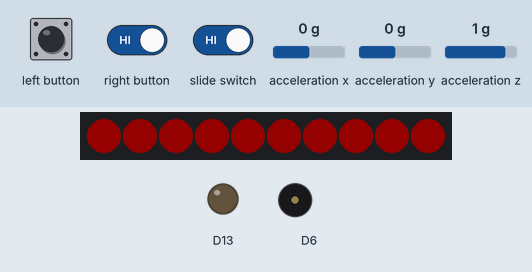
Simulated run of this sketch. Board: Adafruit Circuit Playground Express. Shown: 10 RGB LEDs in strip order, left to right, output pins drawn as LEDs (lit = HIGH), buzzer (waves = sounding). Inputs (shaded band) come from the test bench; at power-on: acceleration x 0 g, acceleration y 0 g, acceleration z 1 g. Dim RGB values are drawn brighter than linear; random numbers use the default seed unless the sketch sets one; what the sketch prints to the serial monitor is not drawn.

Above: at 18.83 s.
19.2 s: slide switch set HIGH
29.0 s: right button driven LOW and slide switch driven LOW
At 44.95 s:
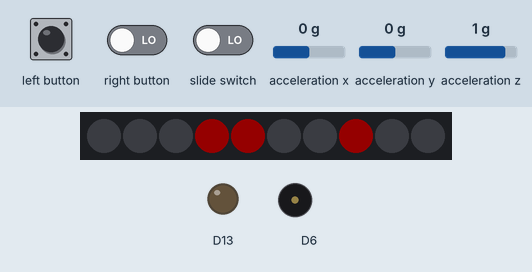
47.2 s: left button pressed for 0.15 s
At 48.0 s:
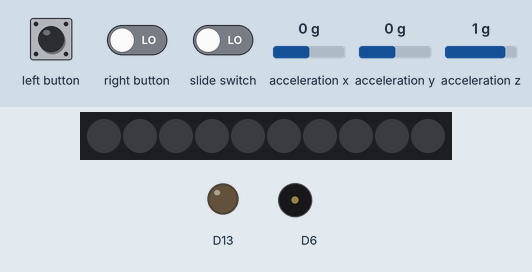
50.6 s: right button set HIGH
69.2 s: slide switch set HIGH
At 70.13 s:
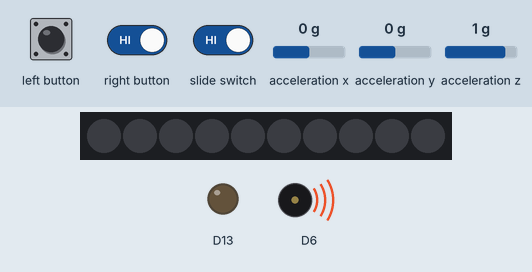
Timing chart, 0 to 98.9 s (numbered marks = the images above; inputs shaded):
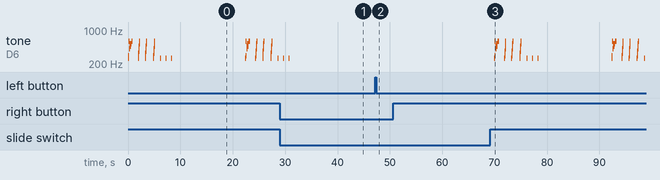

The sketch:

FinalProjectDraft1.ino
```cpp
#include <Adafruit_CircuitPlayground.h>
#include <AsyncDelay.h>
float X, Y, Z; // variables for accelerometer
int R,G,B,r,g,b;// variables to control LED colors
int iGlobal;// variable to keep track of iterations of the game loop
int pitches[8]={60,62,64,66,68,70,72,74};// Array of pitches for use in the game
int correctNotes=0;// initializes the number of notes the user hits correctly at zero.
int totalNoteSequence[]={0,0,0,0,0,0,0,0,0,0,0,0,0,0,0,0,0,0,0,0};// intitializes an array to keep track of the sequence of notes to play in order.
int goodNoteSequence[]={1,1,1,1,1,1,1,1,1,1,1,1,1,1,1,1,1,1,1,1};// initializes an array to keep track of the notes to play in order in terms of 1-8, representing the possible directions and buttons the user inputs.
float midi[127];// Part of the midi code borrowed from Chet Udell, to be used for converting frequencies of the speaker into midi pitches for easier use.
double score;// intializes a score variable as a double: a decimal value.
int color;// intializes the integer variable responsible for coloring the LEDs in response to final score.
int A_four = 440; // a is 440 hz... //Part of the midi code borrowed from Chet Udell, to be used for converting frequencies of the speaker into midi pitches for easier use.
int level;// initialized variable for keeping track of what level the user chooses to play in.
int switchPin=7;// initialized variable for keeping track of what digital pin is used for the switch.
// Timing: 500ms is one beat.// Lines 16 and 17 are part of the midi code borrowed from Chet Udell, to be used for converting frequencies of the speaker into midi pitches for easier use.
const int beat = 500;//     ---------------^^^
bool correctNote,wrongNote;// boolean values for tracking user performance in the game.
int correctNoteCount=0;// integer variable for tracking how many notes the user has correctly
int tiltVar;// integer variable for tracking the overall tilt of the board.
float x,y;// float variables for tracking the overal tilt of x and y axes.
bool negX,negY;// booleans for dealing with negative values taken from the accelerometer.
volatile bool buttonAFlag, buttonBFlag;// flags that alert the code when buttons are pressed to trigger an action.
int noteNum;// integer variable representing what number note 1-8 is played.
int loopNum;// integer variable representing how many loops are needed for a specific level.
bool switchState;// boolean declaring which state the slide switch is in.
volatile bool soundFlag;// flag that alerts the code if the switch has been used in order to trigger an action.
int speedNum;// integer variable deciding how much time the user has to play each note.

AsyncDelay delay_1s; // initializing the AsyncDelay timer, used from the AsyncDelay library.

void setup() {
  Serial.begin(9600);// activates serial monitor
  CircuitPlayground.begin();// activates commands specific to the CircuitPlayground Express Board.
  generateMIDI(); // Custom function for calculating and storing the frequency value associated for each MIDI pitch number- borrowed from Chet Udell.
  randomSeed(analogRead(0)); // Seed random with garbage unknown analog reading
  attachInterrupt(digitalPinToInterrupt(4),AFlag,FALLING);// interrupts that trigger an Interrupt Service Routine called Aflag or BFlag whenever buttons 4 or 5 are pressed respectively.
  attachInterrupt(digitalPinToInterrupt(5),BFlag,FALLING);// ---^^^
  attachInterrupt(digitalPinToInterrupt(switchPin), off, CHANGE);// interrupt that triggers an Interrupt Service Routine called "off" when switch has been changed.
}

void loop() {
  switchState=CircuitPlayground.slideSwitch();// updates the switchState to update whether game is muted or not.
  level=1;// initializes level at 1, and score at 0.
  score=0;
  correctNotes=0;
  while(!Serial);// Waits until serial monitor is opened to start the game.
  Serial.println("C I R C U I T   B O A R D");// Game start screen
  Serial.println("         H E R O         ");
  Serial.println("_________________________");
  Serial.println("_________________________");
  Serial.println("Press Any Button to Start");
  menuSound();// Sound that means the game has started.
  delay(1000);// delay so things don't progress if user accidentally presses the button too fast.
  while(!digitalRead(4)&& !digitalRead(5)){// prevents game from proceeding until either button is pressed.
    sparkleTwo(20);// board LEDs light up with random colors while start screen is on.
    if (soundFlag){// checking for if switch has been activated for muting the game.
    delay(5);
    switchState=CircuitPlayground.slideSwitch();// updates the switchState when the flag is activated.
    soundFlag=0;
  }
  }
  selectSound();// Sound effect for moving to the next screen.
  delay(1000);//delay so things don't progress if user accidentally presses the button too fast.
  Serial.println("Tilt board in direction of arrows");// Directions for user to read before starting.
  Serial.println("Press left or right buttons to match left or right columns. Press as soon as they appear at bottom screen.");
  Serial.println("LEDS Reflect Score: Gold: 100%, Green: >90%, Green/Yellow: >80%, Orange: >70%, Orange/Red: >60%, Red: 60 and lower");
  Serial.println("Your Score = correct notes out of total notes");
  Serial.println("Press any button to begin.");
  while(!digitalRead(4)&& !digitalRead(5));// prevents game from proceeding until either button is pressed.
  selectSound();
  delay(1000);
  Serial.println("------------------------------------------");// further instructions for user before starting.
  Serial.println("Turn switch right to mute, left for sound.");
  Serial.println("Your Score = (correct notes/number of notes in round.");
  Serial.println("");
  Serial.println("Press left button for level 1, right button for level 2, or hold both at the same time for level 3.");
  if (soundFlag){// checking for if switch has been activated for muting the game.
    delay(5);
    switchState=CircuitPlayground.slideSwitch();// updates the switchState when the flag is activated.
    soundFlag=0;
  }
  while(!digitalRead(4)&& !digitalRead(5));
  if (digitalRead(4)){
    delay(200);
    if(digitalRead(5)){// if both buttons are activated at the same time, level is set to 3 with a faster speed and 20 notes instead of 10.
    level=3;
    loopNum=20;
    speedNum=1000;
    }else{// if only the left button is pressed, game starts at level 1 with 10 notes and 2 seconds to play each note.
     level=1;
    loopNum=10;
    speedNum=2000;
    }
  }else if(digitalRead(5)){
    delay(200);
      if(digitalRead(4)){// if both buttons are activated at the same time, level is set to 3 with a faster speed and 20 notes instead of 10.
       level=3;
       loopNum=20;
       speedNum=1000;
      }else{// if only the right button is pressed, game starts at level 2 with 10 notes and 1 second to play each note.
       level=2;
      loopNum=10;
      speedNum=1000;
    }
  }
  selectSound();// sound effect for when screen changes
  delay(1000);
  switch(level){// prints which level is selected so user knows what they are playing.
    case 0:
    break;
    case 1:
    Serial.println("Level 1");
    break;
    case 2:
    Serial.println("Level 2");
    break;
    case 3:
    Serial.println("Level 3");
    break;
    default:
    break;
  }
  Serial.println("Will start in 3");// Countdown for user to get ready
  if (switchState){
  CircuitPlayground.playTone(midi[pitches[0]],50);// speaker plays a beep for user to get a sense of when the game will start. Will not happen if game is muted.
  }
  delay(1000);
  Serial.println("              2");
  if (switchState){
  CircuitPlayground.playTone(midi[pitches[0]],50);
  }
  delay(1000);
  Serial.println("              1");
  if (switchState){
  CircuitPlayground.playTone(midi[pitches[0]],50);
  }
  delay(1000);
  Serial.println("            |            ");// Screen is cleared and ready for game to begin.
  Serial.println("            |            ");
  Serial.println("            |            ");
  Serial.println("            |            ");
  Serial.println("            |            ");
  for(int i=0;i<loopNum;i++){
  totalNoteSequence[i]=pitches[random(8)];// random sequence of pitches is generated for user to play.
}
  goodNoteSeqGenerator();// the random sequence of pitches is converted into notes 1-8 for checking user input.
  for (int i = 0; i<loopNum; i++){// game begins

  iGlobal=i;// makes a copy of the iteration as a global variable for use with other functions.
  CircuitPlayground.clearPixels();// LEDs are cleared
  //Serial.println(goodNoteSequence[i]);// Line of code used for debugging-> prints the note number each iteration.
  symbols(goodNoteSequence[i]);// converts the note number 1-8 into a graphic with arrows for user to react to.

  //Serial.println(totalNoteSequence[i]);// Line of code used for debugging-> prints the pitch value each iteration.
  delay_1s.start(speedNum, AsyncDelay::MILLIS);// timer for user to play correct note starts.
  while(!delay_1s.isExpired()){// before the timer stops, these things happen:
  X = CircuitPlayground.motionX();// The board's accelerometer returns values dictating which direction the board has been tilted in.
  Y = CircuitPlayground.motionY();//  ---^^^
  Z = CircuitPlayground.motionZ();//  ---^^^
  tiltCheck();//-------------------------^^^
  if(buttonAFlag || buttonBFlag){// if the interrupt for either button has been activated, check which button has been pressed and play the note accordingly.
  buttonCheck();//------------------^^^
  }
  // The timer has stopped.
  }
  if(correctNote){// if the note played was correct, the number of notes played correctly increases, the board lights up green as positive user feedback.
    correctNotes+=1;//----^^^
    lightUp(1);//---------^^^
    scoreUpdate();// The user's score is updated.
    correctNote=0;// the boolean checking if the note is correct is recet back to zero for the next note to be played.
    //Serial.println(correctNotes);// Line of code used for debugging-> prints the user's current count of correct notes played.

  }else{// if the note was played incorrectly, the board lights up red for user feedback.
    lightUp(0);
    //Serial.println(correctNotes);//Line of code used for debugging-> prints the user's current count of correct notes played.
  // Serial.print("X: ");// Line of code used for debugging-> Prints the values that the accelerometer returns when tilting.
  // Serial.print(X);//--------^^^
  // Serial.print("  Y: ");//--^^^
  // Serial.print(Y);//--------^^^
  // Serial.print("  Z: ");//--^^^
  // Serial.println(Z);//------^^^
  // Serial.print("  ");//-----^^^
  // Serial.print(tiltVar);//--^^^
  // Serial.print(" ");//------^^^
  // Serial.print(noteNum);// Line of code used for debugging-> Prints the note number 1-8 for the turn.

  //delay(1000);// Line of code used for debugging-> gives a delay between iterations.
}
}// Game is over
 scoreUpdate();// Score is updated with latest count of correct notes
 Serial.print("Your Score: ");// Prints the user's score out of how many notes were in that level.
 Serial.print(correctNotes);//---^^^
 Serial.print("  out of  ");//---^^^
 Serial.println(loopNum);//------^^^
Serial.println("Press any button to play again.");// Tells user to press button to play again.
delay(1000);// Delays code so accidental button press doesn't change the screen.
 while(!digitalRead(4)&& !digitalRead(5)){// LEDS sparkle a color or combination of colors reflecting the user's score until the user starts a new round.
   sparkle(20);
 }
}
// END OF GAME LOOP

void tiltCheck(){// Function for funneling accelerometer values into 4 discrete tilt directions.
  if (X<0){// if X is negative, it activates a boolean to keep track of that value and takes the absolute value of x-axis tilt.
    x=-X;
    negX=1;
  }else{
    x=X;
    negX=0;
  }
  if(Y<0){//  if Y is negative, it activates a boolean to keep track of that value and takes the absolute value of y-axis tilt.
    y=-Y;
    negY=1;
  }else{
    y=Y;
    negY=0;
  }
  if(x<2 && y<2){// If there isn't enough difference between x and y axis tilt, it will be regarded as no tilt at all.
    tiltVar=0;
  }else if (x>y){// Cases for when x-axis values are greater than y-axis values:
    if(negX){// If x is in the negative direction, the tilt is set to direction 2.
      tiltVar=2;
    }else{// If x was in the positive direction, the tilt is set to direction 4.
      tiltVar=4;
    }
  }else if(y>x){// Cases for when y-axis values are greater than x-axis values:
    if(negY){// If y is in the negative direction, the tilt is set to direction 1.
      tiltVar=1;
    }else{// If y is in the positive direction, the tilt is set to direction 3.
      tiltVar=3;
    }
  }else{// if none of these cases apply, there is no tilt.
    tiltVar=0;
  }
}// The directions go clockwise, so directions 1, 2, 3, and 4 correspond to tilting away from you, to the right, towards you, and to the left respectively.

void buttonCheck(){// Takes the direction value from tiltCheck and combines it with which button is pressed to give a note value.
  if (buttonAFlag){// If left button is pressed, tilt values 1-4 correspond to note values 1-4.
    switch(tiltVar){
      case 0:
        break;
      case 1:
        noteNum=1;
        break;
      case 2:
        noteNum=2;
        break;
      case 3:
        noteNum=3;
        break;
      case 4:
        noteNum=4;
        break;
      default:
        break;

    }

    }
  if (buttonBFlag){// If right button is pressed, direction values 1-4 correspond to button values 5-8 respectively.
    switch(tiltVar){
      case 0:
        break;
      case 1:
        noteNum=5;
        break;
      case 2:
        noteNum=6;
        break;
      case 3:
        noteNum=7;
        break;
      case 4:
        noteNum=8;
        break;
      default:
        break;

  }

  }
  playPitch();// Note values are then used to play the corresponding pitch through the speaker.
  correctNote=noteCheck(goodNoteSequence[iGlobal]);// sets the correctNote boolean to true or false if the note matches.
  noteNum=0;// resets the note number to get ready for next note
  buttonAFlag=0;// resets the flags for both buttons to get ready for next note
  buttonBFlag=0;//---^^^
}
void AFlag(){// Interrupt Service Routine triggered by button 4 being pressed.
  delay(5);// delay to debounce the button value
  buttonAFlag=1;// activates the buttonAFlag to trigger other actions.
}
void BFlag(){// Interrupt Service Routine triggered by button 5 being pressed.
  delay(5);// delay to debounce the button value
  buttonBFlag=1;// activates the buttonBFlag to trigger other actions.
}

void generateMIDI(){// generateMIDI function borrowed from Chet Udell for converting frequencies into midi pitches for easier use with the speaker.
  for (int x = 0; x < 127; ++x){
    midi[x] = (A_four / 32.0) * pow(2.0, ((x - 9.0) / 12.0));
    //Serial.println(midi[x]);// Line of code used for debugging-> prints each midi value created.
  }
}

void playPitch(){// Plays the pitch dictated by note values 1-8
  if (noteNum!=0){// Function continues only if noteNum is not zero, which means the board has to have SOME tilt.
  if(switchState){// the tone does not play if game is muted.
  CircuitPlayground.playTone(midi[(pitches[noteNum-1])], 50);// noteNum is used to access the corresponding midi value in the pitches array, which is then converted into a frequency using the midi function.
  }
}
}

bool noteCheck(int goodNote){// checks the note and returns true (1) or false (0) if the note played matches the correct expected note. Takes expected note value 1-8 as an input.
  if (noteNum==goodNote){// returns true if note values 1-8 match
    return 1;
    //break;
  }else{// returns false if notes do not match.
    return 0;
  }
}

int noteReturn(int num){// takes the number of the iteration of the loop the game is in, takes the pitch associated with that iteration, and returns the note value 1-8 associated with that pitch.
  for (int i=0;i<8;i++){
  if (pitches[i]==totalNoteSequence[num]){
    return (i+1);// returns i+1 because arrays work with values 0-7, and the rest of the code works with 1-8.
  }
  }

  }


void goodNoteSeqGenerator(){// takes the array of pitches in totalNoteSequence and creates an array with those same values in terms of note values 1-8.
  for (int i=0;i<loopNum;i++){
    goodNoteSequence[i]=noteReturn(i);
  }
}

void lightUp(int num){// Lights up the Circuit Playground LEDs green or red. Takes a 0 or 1 input.
  switch(num){
    case 0:// Zero means red. Lights all 10 NeoPixel LEDs red for 100 milliseconds and turns them off.
    for (int i=0;i<10;i++){
    CircuitPlayground.setPixelColor(i,255,0,0);
    }
    delay(100);
    for (int i=0;i<10;i++){
    CircuitPlayground.setPixelColor(i,0,0,0);
    }
    delay(100);
    break;
    case 1:// One means green. Lights all 10 NeoPixel LEDs green for 100 milliseconds and turns them off.
    for (int i=0;i<10;i++){
    CircuitPlayground.setPixelColor(i,0,255,0);
    }
    delay(100);
    for (int i=0;i<10;i++){
    CircuitPlayground.setPixelColor(i,0,0,0);
    }
    delay(100);
    break;
  }
}

void symbols(int goodNote){// Takes the expected note value 1-8 as an input and returns an arrow graphic for the user to interpret.
  switch(goodNote){
    case 0:
    break;
    case 1:
    Serial.println("     ↑↑↑     |");
    break;
    case 2:
    Serial.println("     →→→     |");
    break;
    case 3:
    Serial.println("     ↓↓↓     |");
    break;
    case 4:
    Serial.println("     ←←←     |");
    break;
    case 5:
    Serial.println("             |     ↑↑↑     ");
    break;
    case 6:
    Serial.println("             |     →→→     ");
    break;
    case 7:
    Serial.println("             |     ↓↓↓     ");
    break;
    case 8:
    Serial.println("             |     ←←←     ");
    break;
    default:
    break;

  }// arrows on the left side means left button must be pressed, arrows on the right side means right button must be pressed. Arrow direction depicts tilt.
}

void scoreUpdate(){// Updates the user's score by dividing their number of correct notes by the total notes in the level. Sets what color the LEDS should be in response.
  double score = ((correctNotes*10)/loopNum);
  if ((score)==10){
    color=1;
  }else if ((score)>=9){
    color=2;
  }else if((score)>=8){
    color=3;
  }else if((score)>=7){
    color=4;
  }else if((score)>=6){
    color=5;
  }else{
    color=6;
  }
}

void sparkle(int num){// Takes the color value from scoreUpdate and lights the LEDs accordingly. RGB are the main RGB values, and rgb are the secondary values. Takes an integer input for length of each individual sparkle.
  switch(color){
    case 0:
    break;
    case 1:// Gold
    R=r=155;
    G=g=115;
    B=b=0;
    break;
    case 2:// Green
    R=r=0;
    G=g=255;
    B=b=0;
    break;
    case 3:// Green/Yellow
    R=0;
    G=g=135;
    B=b=0;
    r=255;
    break;
    case 4://Yellow
    R=r=255;
    G=100;
    B=b=0;
    g=100;
    break;
    case 5:// Orange/Yellow
    R=r=255;
    G=165;
    B=b=0;
    g=0;
    break;
    case 6:// Red
    R=r=255;
    G=g=0;
    B=b=0;
    break;
    default:
    break;
  }
  CircuitPlayground.clearPixels();
  for (int i=0;i<5;i++){// Lights up 3 random LEDs every 10 milliseconds and repeats 5 times.
    CircuitPlayground.setPixelColor(random(10), R, G, B);
    CircuitPlayground.setPixelColor(random(10), R, G, B);
    CircuitPlayground.setPixelColor(random(10), r, g, b);
    delay(num/2);
    CircuitPlayground.clearPixels();
    delay(num/2);
  }
}

void selectSound(){//Plays sequence of all 8 pitches from low to high.
  if(switchState){// Only plays if game isn't muted.
  for (int i=0;i<8;i++){
    CircuitPlayground.playTone(midi[(pitches[i])], 30);
  }
  sparkleTwo(20);//Lights up LEDs quickly for when game is muted.
}}

void menuSound(){// Plays a melody using pitches 1-8 when the game starts.
  if (switchState){
  //for (int i=0;i=3;i++){
    CircuitPlayground.playTone(midi[pitches[0]],50);
    CircuitPlayground.playTone(midi[pitches[1]],50);
    CircuitPlayground.playTone(midi[pitches[7]],150);
    CircuitPlayground.playTone(midi[pitches[4]],20);
    delay(30);
    CircuitPlayground.playTone(midi[pitches[5]],20);
    delay(30);
    CircuitPlayground.playTone(midi[pitches[6]],50);
    delay(30);
    CircuitPlayground.playTone(midi[pitches[5]],50);
    CircuitPlayground.playTone(midi[pitches[6]],150);
    delay(50);
    CircuitPlayground.playTone(midi[pitches[7]],250);


 // }
}}

void sparkleTwo(int num){// A shorter version of the sparkle function that uses random colors instead of the Gold, Green, Yellow, etc.
  CircuitPlayground.clearPixels();
  for (int i=0;i<5;i++){
    CircuitPlayground.setPixelColor(random(10), random(255), random(255), random(255));
    CircuitPlayground.setPixelColor(random(10), random(255), random(255), random(255));
    CircuitPlayground.setPixelColor(random(10), random(255), random(255), random(255));
    delay(num/2);
    CircuitPlayground.clearPixels();
    delay(num/2);
  }
}

void off(){// activates the flag for the switchState to be updated.
  soundFlag=1; // allows the program to check the new state of the switch
}
```

Measured:
- after the input at 69.2 s, tone on D6: plays 261 Hz for 0.05 s, 293 Hz for 0.05 s, 587 Hz for 0.15 s, 415 Hz for 0.02 s, 466 Hz for 0.02 s, 523 Hz for 0.05 s … (70 notes in this stretch), starting after 0.73 s
- by itself, tone on D6: plays 261 Hz for 0.05 s, 293 Hz for 0.05 s, 587 Hz for 0.15 s, 415 Hz for 0.02 s, 466 Hz for 0.02 s, 523 Hz for 0.05 s … (36 notes in this stretch)
